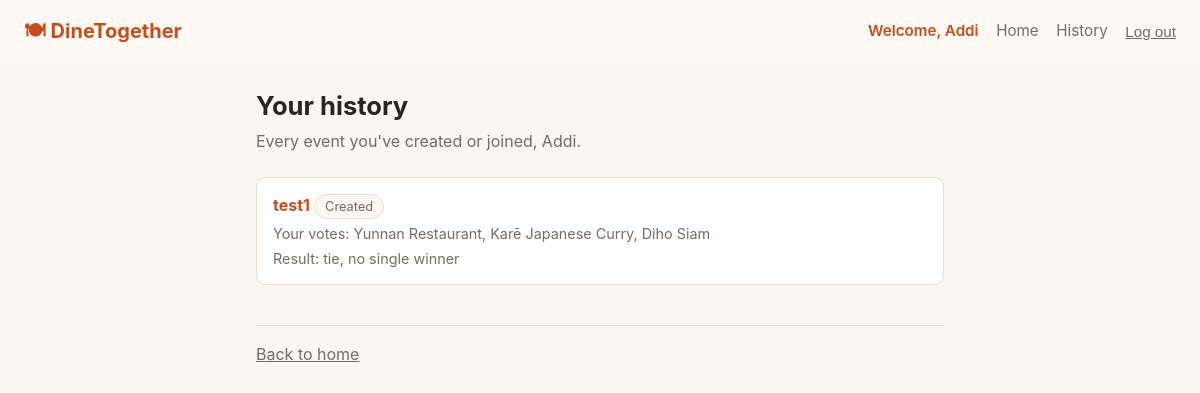
The app's page /history (signed in), older data.
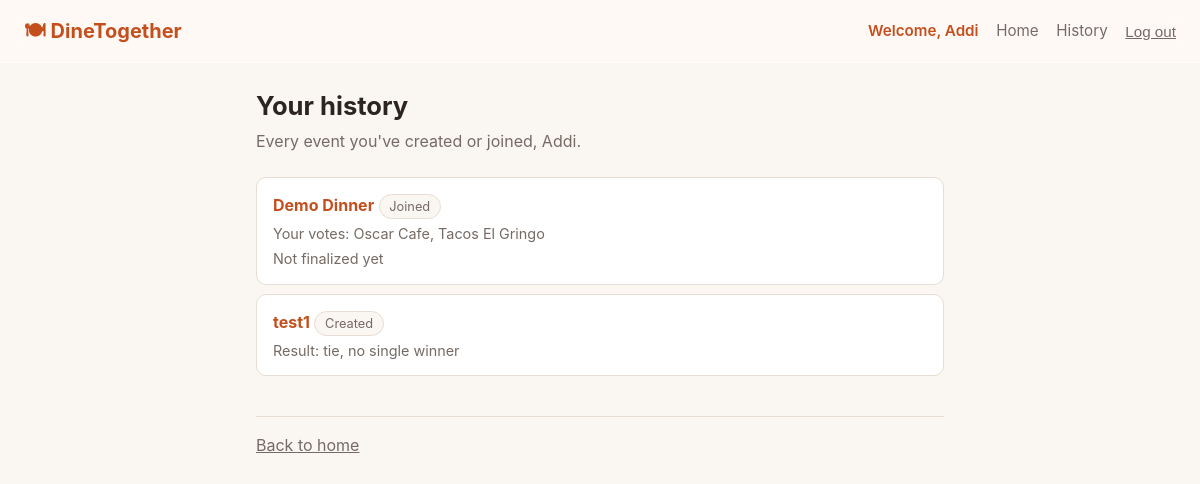
The same page, newer data.
### tables this page shows
CREATE TABLE events (
    id          INTEGER PRIMARY KEY AUTOINCREMENT,
    name        TEXT NOT NULL,
    invite_code TEXT NOT NULL UNIQUE,
    created_at  TEXT NOT NULL DEFAULT (datetime('now'))
);

### app/routes.py (the view)
@bp.get("/history")
def history():
    user = _current_user()
    if user is None:
        return redirect(url_for("main.login"))
    entries = history_service.get_history_for_user(_repo(), _vote_repo(), _restaurant_repo(), user.id)
    return render_template("history.html", entries=entries)

### app/db.py (called while the page is built)
def get_db() -> sqlite3.Connection:
    if "db" not in g:
        g.db = sqlite3.connect(
            current_app.config["DATABASE"],
            detect_types=sqlite3.PARSE_DECLTYPES,
        )
        g.db.row_factory = sqlite3.Row
        g.db.execute("PRAGMA foreign_keys = ON")
    return g.db

### app/repositories/event_repository.py (called while the page is built)
    def get_participant_for_user(self, event_id: int, user_id: int) -> Participant | None:
        row = self._db.execute(
            "SELECT id, event_id, user_id, display_name FROM participants "
            "WHERE event_id = ? AND user_id = ?",
            (event_id, user_id),
        ).fetchone()
        if row is None:
            return None
        return Participant(
            id=row["id"], event_id=row["event_id"], user_id=row["user_id"], display_name=row["display_name"]
        )

### app/repositories/user_repository.py (called while the page is built)
def _row_to_user(row: sqlite3.Row) -> User:
    return User(
        id=row["id"],
        username=row["username"],
        password_hash=row["password_hash"],
        display_name=row["display_name"],
    )

### app/routes.py (called while the page is built)
def _repo() -> EventRepository:
    return EventRepository(get_db())

def _user_repo() -> UserRepository:
    return UserRepository(get_db())

### app/templates/history.html (shortened to what this page needs)
{% extends "base.html" %}
{% block content %}
  <h1>Your history</h1>
  <p class="subtitle">Every event you've created or joined, {{ current_user.display_name }}.</p>
  {% if not entries %}
    <div class="card">
      <p>You haven't joined any events yet.</p>
      <a class="btn" href="{{ url_for('main.home') }}">Create or join an event</a>
    </div>
  {% else %}
    <ul class="history-list">
      {% for entry in entries %}
        <li>
          <a href="{{ url_for('main.event_home', event_id=entry.event.id) }}"><strong>{{ entry.event.name }}</strong></a>
          <span class="tag">{{ 'Created' if entry.is_creator else 'Joined' }}</span>
          {% if entry.my_choices %}
            <div class="meta">Your vote{{ 's' if entry.my_choices|length > 1 }}: {{ entry.my_choices|map(attribute='name')|join(', ') }}</div>
          {% endif %}
          {% if entry.finalized %}
            {% if entry.is_tie %}
              <div class="meta">Result: tie, no single winner</div>
            {% else %}
              <div class="meta">Result: {{ entry.winner.name }}</div>
            {% endif %}
          {% else %}
            <div class="meta">Not finalized yet</div>
          {% endif %}
        </li>
      {% endfor %}
    </ul>
  {% endif %}
  <footer class="hint"><a href="{{ url_for('main.home') }}">Back to home</a></footer>
{% endblock %}

Row changes from the older to the newer data that the page shows:
added events: event.name "Demo Dinner"
Text that changed along with them:
new list line: "Joined Your vote s : Oscar Cafe, Tacos El Gringo Not finalized yet"
new list line: "test1"
new list line: "Created Result: tie, no single winner"
list line gone: "test1"
list line gone: "Created Your vote s : Yunnan Restaurant, Karē Japanese Curry, Diho Siam Result: tie, no single winner"
